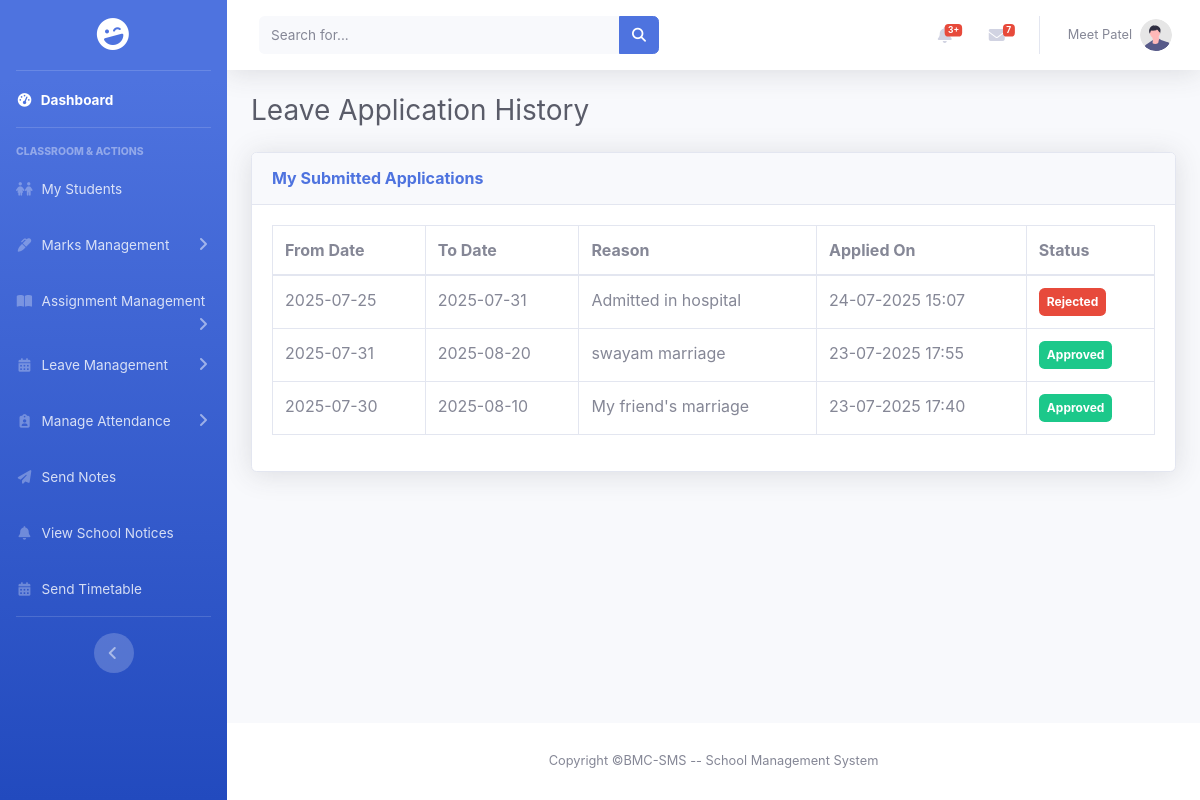
The app's page /pages/teacher/teacher_leave_history.php (signed in), older data.
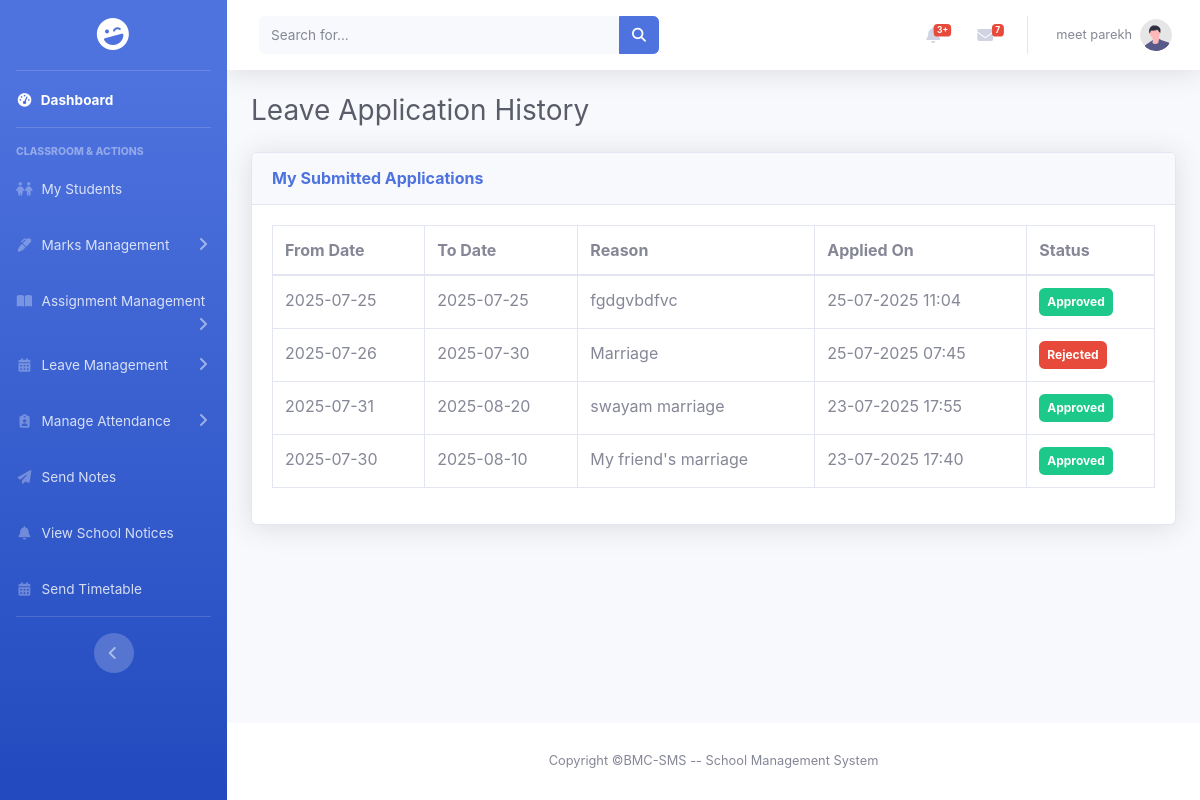
The same page, newer data.
### tables this page shows
CREATE TABLE `leave_applications` (
  `id` int(11) NOT NULL,
  `teacher_id` int(11) NOT NULL,
  `from_date` date NOT NULL,
  `to_date` date NOT NULL,
  `reason` text NOT NULL,
  `status` varchar(20) NOT NULL DEFAULT 'Pending',
  `applied_on` timestamp NOT NULL DEFAULT current_timestamp()
);

### encryption.php (called while the page is built, shortened)
<?php
function decrypt_id($encrypted)
{
    return openssl_decrypt($encrypted, ENCRYPTION_METHOD, ENCRYPTION_KEY, 0, ENCRYPTION_IV);
}

### pages/teacher/teacher_leave_history.php (the view, shortened to what the changed rows need)
<?php
include_once '../../encryption.php';
$teacher_id = isset($_COOKIE['encrypted_user_id']) ? decrypt_id($_COOKIE['encrypted_user_id']) : null;
?>
<!DOCTYPE html>
<html lang="en">
<head>
    <link href="../../assets/css/sb-admin-2.min.css" rel="stylesheet">
    <link href="../../assets/vendor/fontawesome-free/css/all.min.css" rel="stylesheet">
    <link rel="stylesheet" href="https://cdnjs.cloudflare.com/ajax/libs/font-awesome/6.5.2/css/all.min.css" />
    <link rel="stylesheet" href="../../assets/css/sidebar.css">
    <link rel="stylesheet" href="../../assets/css/scrollbar_hidden.css">
</head>
<body id="page-top">
    <div id="wrapper">
        <div id="content-wrapper" class="d-flex flex-column">
            <div id="content">
                <?php include '../../includes/header.php';
                ?>
                <div class="container-fluid">
                    <h1 class="h3 mb-4 text-gray-800">Leave Application History</h1>
                    <div class="card shadow mb-4">
                        <div class="card-body">
                            <div class="table-responsive">
                                <table class="table table-bordered" width="100%" cellspacing="0">
                                    <thead>
                                        <tr>
                                            <th>From Date</th>
                                            <th>To Date</th>
                                            <th>Reason</th>
                                            <th>Applied On</th>
                                            <th>Status</th>
                                        </tr>
                                    </thead>
                                    <tbody>
                                        <?php
                                        if ($teacher_id) {
                                            $stmt = $conn->prepare("SELECT from_date, to_date, reason, applied_on, status FROM leave_applications WHERE teacher_id = ? ORDER BY applied_on DESC");
                                            $stmt->bind_param("i", $teacher_id);
                                            $stmt->execute();
                                            $result = $stmt->get_result();
                                            if ($result->num_rows > 0) {
                                                while ($row = $result->fetch_assoc()) {
                                                    $status_color = 'secondary';
                                                    if ($row['status'] == 'Approved') {
                                                        $status_color = 'success';
                                                    } elseif ($row['status'] == 'Rejected') {
                                                        $status_color = 'danger';
                                                    }
                                                    echo "<tr>";
                                                    echo "<td>" . htmlspecialchars($row['from_date']) . "</td>";
                                                    echo "<td>" . htmlspecialchars($row['to_date']) . "</td>";
                                                    echo "<td>" . htmlspecialchars($row['reason']) . "</td>";
                                                    echo "<td>" . htmlspecialchars(date('d-m-Y H:i', strtotime($row['applied_on']))) . "</td>";
                                                    echo '<td><span class="badge badge-' . $status_color . ' p-2">' . htmlspecialchars($row['status']) . '</span></td>';
                                                    echo "</tr>";
                                                }
                                            } else {
                                                echo '<tr><td colspan="5" class="text-center">You have not applied for any leave yet.</td></tr>';
                                            }
                                        }
                                        ?>
                                    </tbody>
                                </table>
                            </div>
                        </div>
                    </div>
                </div>
            </div>
        </div>
    </div>
</body>
</html>

### includes/header.php (shortened to what the changed rows need)
<?php
include_once $_SERVER['DOCUMENT_ROOT'] . '/BMC-SMS/encryption.php';
$userName = 'Guest';
$userProfileImage = BASE_WEB_PATH . 'assets/images/undraw_profile.svg';
$isLoggedIn = false;
if (isset($_COOKIE['encrypted_user_role'])) {
    $isLoggedIn = true;
    $user_role = decrypt_id($_COOKIE['encrypted_user_role']);
    if ($user_role === 'bmc') {
        $userName = 'BMC Admin';
    } else {
        if (isset($_COOKIE['encrypted_user_name'])) {
            $userName = decrypt_id($_COOKIE['encrypted_user_name']);
        }
    }
}
?>
<nav class="navbar navbar-expand navbar-light bg-white topbar mb-4 static-top shadow">
    <ul class="navbar-nav ml-auto">
        <li class="nav-item dropdown no-arrow mx-1">
            <a class="nav-link dropdown-toggle" href="#" id="alertsDropdown" role="button" data-toggle="dropdown"
                aria-haspopup="true" aria-expanded="false">
                <i class="fas fa-bell fa-fw"></i>
                <span class="badge badge-danger badge-counter">3+</span>
            </a>
        </li>
        <?php if ($isLoggedIn): ?>
            <li class="nav-item dropdown no-arrow">
                <a class="nav-link dropdown-toggle" href="#" id="userDropdown" role="button" data-toggle="dropdown"
                    aria-haspopup="true" aria-expanded="false">
                    <span class="mr-2 d-none d-lg-inline text-gray-600 small"><?php echo htmlspecialchars($userName); ?></span>
                    <img class="img-profile rounded-circle"
                        src="<?php echo htmlspecialchars($userProfileImage); ?>"
                        onerror="this.src='<?php echo BASE_WEB_PATH; ?>assets/images/undraw_profile.svg';"
                        alt="Profile"
                        style="width: 32px; height: 32px; object-fit: cover;">
                </a>
            </li>
        <?php endif; ?>
    </ul>
</nav>

Row changes from the older to the newer data that the page shows:
added leave_applications: from_date "2025-07-25", to_date "2025-07-25", reason "fgdgvbdfvc", applied_on "25-07-2025 11:04", status "Approved"
changed leave_applications "Rejected": from_date "2025-07-25" → "2025-07-26"; to_date "2025-07-31" → "2025-07-30"; reason "Admitted in hospital" → "Marriage"; applied_on "24-07-2025 15:07" → "25-07-2025 07:45"
Text that changed along with them:
$userName: "Meet Patel" → "meet parekh"
